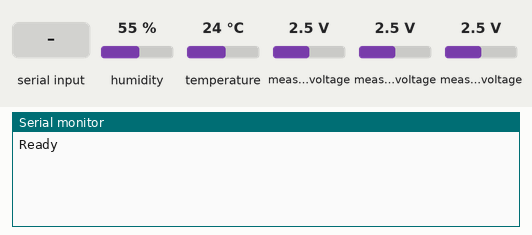
Simulated run of this sketch. Board: Arduino Uno, built with avr-gcc and run on an emulated ATmega328P. Parts: the last lines printed to the serial monitor. The inputs (shaded band) are chosen by the test bench; at power-on: humidity 55 %, temperature 24 °C, measured voltage 2.5 V.

Above: at 1.2 s.
1.3 s: "TGS2600\n" received over Serial
At 2.3 s:
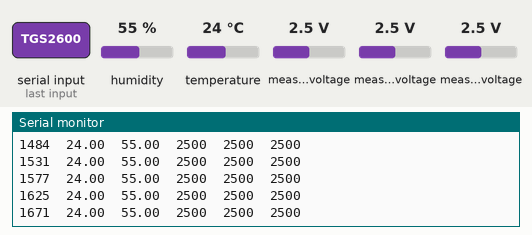
2.8 s: "TGS2602\n" received over Serial
At 4.7 s:
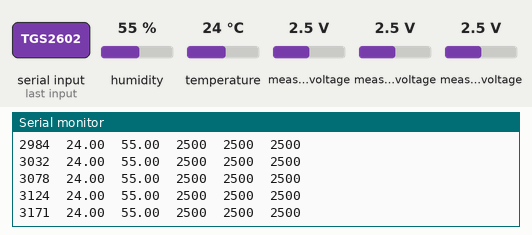
Timing chart, 0 to 6.2 s (numbered marks = the images above; inputs shaded):
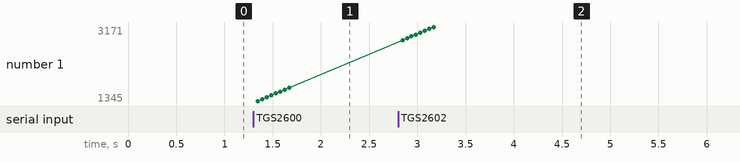

The sketch:

nose_shield.ino
```cpp
/* Sensor shield version v0.1
   fieldnames = ['Elapsed_time', 'Temperature', 'Humidity', 'TGS2600', 'TGS2602', 'TGS2610']

  */
#include <Wire.h>
#include <Adafruit_ADS1015.h>
//#include "Adafruit_HTU21DF.h"
#include <Adafruit_HTU21DF.h>

Adafruit_ADS1015 ads;
Adafruit_HTU21DF htu;
int v_per_bit;

int16_t adc0, adc1, adc2, adc3, adc4, adc5, aadc0;
float temp, hum;
int time_ms;

void setup() {
  Serial.begin(9600);
  htu.begin();
  ads.begin();
  ads.setGain(GAIN_ONE); // 1bit = 2mV, +/- 4.096 V
  v_per_bit=2;
  Serial.println("Ready");
}

void loop() {
  if (Serial.available() > 0){
    temp = htu.readTemperature();
    hum = htu.readHumidity();
    adc0 = ads.readADC_SingleEnded(0);
    adc1 = ads.readADC_SingleEnded(1);
    //adc2 = ads.readADC_SingleEnded(2);
    adc3 = ads.readADC_SingleEnded(3);
    //adc4 = ads.readADC_SingleEnded(4);
    //adc5 = ads.readADC_SingleEnded(5);
   // aadc0 = analogRead(0);

    Serial.print(millis()); Serial.print('\t');
    Serial.print(temp); Serial.print('\t');
    Serial.print(hum); Serial.print('\t');
    Serial.print(adc0*v_per_bit); Serial.print('\t');
    Serial.print(adc1*v_per_bit); Serial.print('\t');
    //Serial.print(adc2*v_per_bit); Serial.print('\t');
    Serial.print(adc3*v_per_bit); Serial.print('\t');
    //Serial.print(adc4*v_per_bit); Serial.print('\t');
    //Serial.print(adc5*v_per_bit); Serial.print('\t');
    //Serial.print(map(aadc0, 0, 1023, 0, 5000));
    Serial.println();
    Serial.read();
    }
}
```

Measured:
- after the input at 1.3 s, the serial monitor: prints a new line after 0.05 s (image 1)
- after the input at 2.8 s, the serial monitor: prints a new line after 0.05 s (image 2)
- plotted number 1: 1671 → 3171 after the input at 2.8 s
